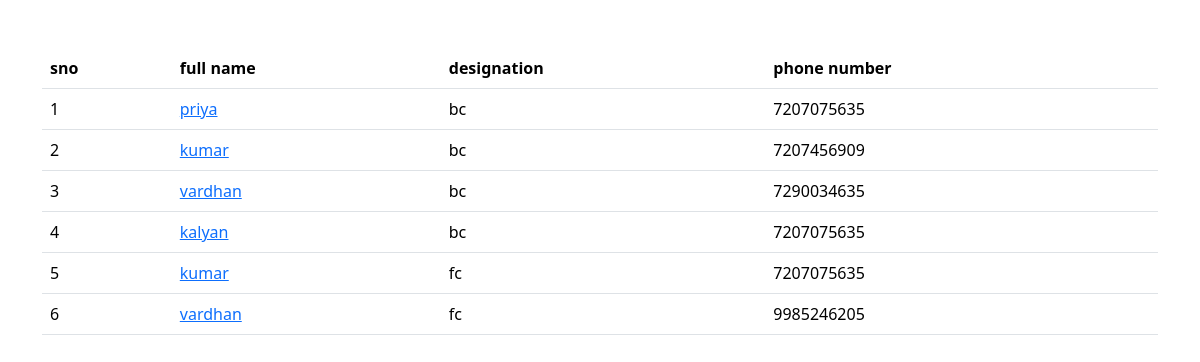
The page / on the database its author committed.
### salary/models.py (models this page shows, shortened)
class Employee(models.Model):
    first_name=models.CharField(max_length=100)
    last_name=models.CharField(max_length=100)
    photo=models.ImageField(upload_to='images')
    designation=models.CharField(max_length=100)
    email_address=models.EmailField(max_length=100,unique=True)
    phone_number=models.CharField(max_length=10,blank=True)

### Employee/views.py (the view)
# urls.py: 2. Add a URL to urlpatterns:  path('', views.home, name='home')
def home(request):
    employees=Employee.objects.all()
    context={
        'employees':employees,
    }
    return render(request,'home.html',context)

### templates/home.html (shortened to what this page needs)
<!DOCTYPE html>
<html lang="en">
<head>
    <link href="https://cdn.jsdelivr.net/npm/bootstrap@5.3.2/dist/css/bootstrap.min.css" rel="stylesheet">
</head>
<body>
    <div class="container mt-5">
        <table class="table">
        <thead>
            <tr>
                <th>sno</th>
                <th>full name</th>
                <th>designation</th>
                <th>phone number</th>
            </tr>
        </thead>
        <tbody>
            {% for x in employees %}
            <tr>
                <td>{{forloop.counter}}</td>
                <td><a href="{% url 'employee_detail' x.id %}">{{x.frist_name}} {{x.last_name}}</td>
                <td>{{x.designation}}</td>
                <td>{{x.phone_number}}</td>
            </tr>
            {% endfor %}
        </tbody>
        </table>
    </div>
</body>
</html>

### rows shown on the page
Employee: last_name "priya", designation "bc", phone_number "7207075635"
Employee: last_name "kumar", designation "bc", phone_number "7207456909"
Employee: last_name "vardhan", designation "bc", phone_number "7290034635"
Employee: last_name "kalyan", designation "bc", phone_number "7207075635"
Employee: last_name "kumar", designation "fc", phone_number "7207075635"
Employee: last_name "vardhan", designation "fc", phone_number "9985246205"
